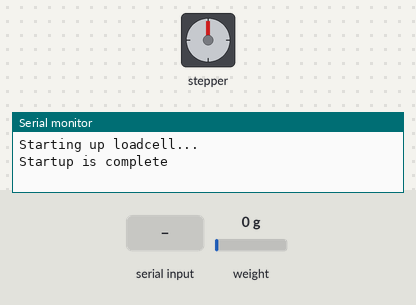
Bench run of a sketch on a simulated Arduino Uno, built with avr-gcc and run on an emulated ATmega328P. Shown: stepper motor, the last lines printed to the serial monitor. The inputs (shaded band) are chosen by the test bench; at power-on: weight on the scale 0 g. Stepper angles assume 4096 steps per turn.

Above: at 3.6 s.
3.7 s: "go\n" received over Serial
At 5.28 s:
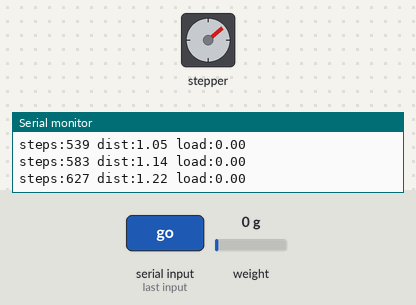
6.7 s: weight on the scale set to 1938 g
9.7 s: weight on the scale set to 2086 g
At 10.4 s:
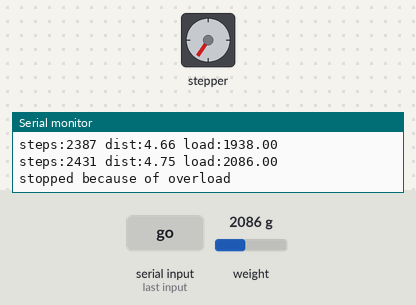
11.3 s: "tare\n" received over Serial
12.8 s: "go\n" received over Serial
At 13.27 s:
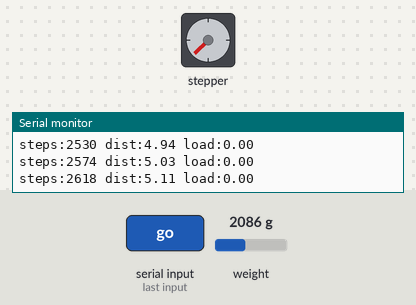
15.8 s: weight on the scale set to 4019 g
18.8 s: weight on the scale set to 4139 g
At 19.8 s:
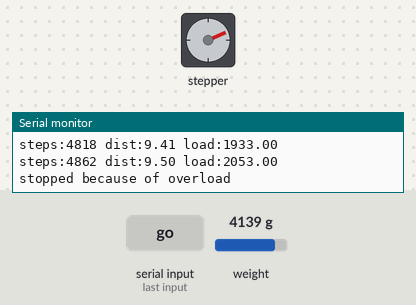
Timing chart, 0 to 21.3 s (numbered marks = the images above; inputs shaded):
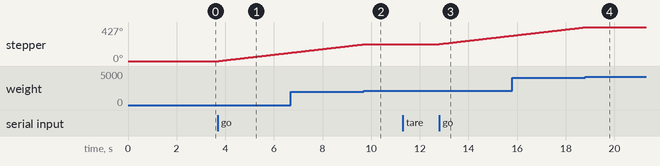

Measured:
- the behaviour switches between 2000 and 2001 g on weight on the scale (found by bisection; images 1 and 2)
- the behaviour switches between 4086 and 4087 g on weight on the scale (found by bisection; images 3 and 4)
- after the input at 3.7 s, stepper: keeps turning clockwise at about 36°/s, starting at once
- after the input at 9.7 s, stepper: goes on until 9.8 s, then stays 213°
- after the input at 12.8 s, stepper: keeps turning clockwise at about 35°/s, starting at once
- after the input at 18.8 s, stepper: goes on until 18.9 s, then stays 427°

The sketch:

EulerBucklingTestBench.ino
```cpp
#include <CheapStepper.h>
#include <HX711_ADC.h>
#include <EEPROM.h>

#define MAX_FORCE 2000
#define MOTOR_SPEED 6 //must be between 6 and 22
#define LEAD 8

HX711_ADC LoadCell(2, 3);
CheapStepper stepper (8, 9, 10, 11);
const int calVal_eepromAdress = 0;
long t;
bool motorStart = false;
bool motorDir = true;

void lcSetup() {
  Serial.println("Starting up loadcell...");
  LoadCell.begin();
  float calibrationValue; // calibration value (see example file "Calibration.ino")
  EEPROM.get(calVal_eepromAdress, calibrationValue); // uncomment this if you want to fetch the calibration value from eeprom
  long stabilizingtime = 2000; // preciscion right after power-up can be improved by adding a few seconds of stabilizing time
  LoadCell.start(stabilizingtime, true);
  if (LoadCell.getTareTimeoutFlag()) {
    Serial.println("Timeout, check MCU>HX711 wiring and pin designations");
    while (1);
  }
  else {
    LoadCell.setCalFactor(calibrationValue); // set calibration value (float)
    Serial.println("Startup is complete");
  }
}

void readCell() {
  static boolean newDataReady = 0;
  static int rot = 0;
  static int lastSteps = 0;
  // check for new data/start next conversion:
  if (LoadCell.update()) newDataReady = true;
  // get smoothed value from the dataset:
  if (newDataReady) {
    if (millis() > t + 100) {
      float i = LoadCell.getData();
      int steps = stepper.getStep();
      if (motorDir && steps < lastSteps) {
        rot += 1;
      }
      else if (!motorDir && steps > lastSteps) {
        rot -= 1;
      }
      lastSteps = steps;
      if (motorStart) {
        Serial.print("steps:");
        Serial.print(rot * 4096 + steps);
        Serial.print(" dist:");
        Serial.print(LEAD * (rot + (float)steps / 4096));
        Serial.print(" load:");
        Serial.println(i);
        if (i > MAX_FORCE) {
          Serial.println("stopped because of overload");
          motorStart = false;
        }
      }
      newDataReady = 0;
      t = millis();
    }
  }
}

void readSerial() {
  // receive command from serial terminal, send 'tare' to initiate tare operation:
  static String buf = "";
  if (Serial.available() > 0) {
    char c = Serial.read();
    buf += c;
    if (c == '\n') {
      buf.remove(buf.length() - 1);
      if (buf == "tare") LoadCell.tareNoDelay();
      else if (buf == "go") {
        motorStart = true;
      }
      else if (buf == "stop") {
        motorStart = false;
        stepper.off();
      }
      else if (buf == "reverse") {
        motorDir = !motorDir;
      }
      buf = "";
    }
  }

  // check if last tare operation is complete:
  if (LoadCell.getTareStatus() == true) {
    Serial.println("Tare complete");
  }
}

void setup() {
  Serial.begin(57600); delay(10);
  Serial.println();
  lcSetup();
  stepper.setRpm(MOTOR_SPEED);

}

void loop() {
  readCell();
  readSerial();
  if (motorStart) {
    stepper.moveDegrees(motorDir, 1);
  }
}
```
